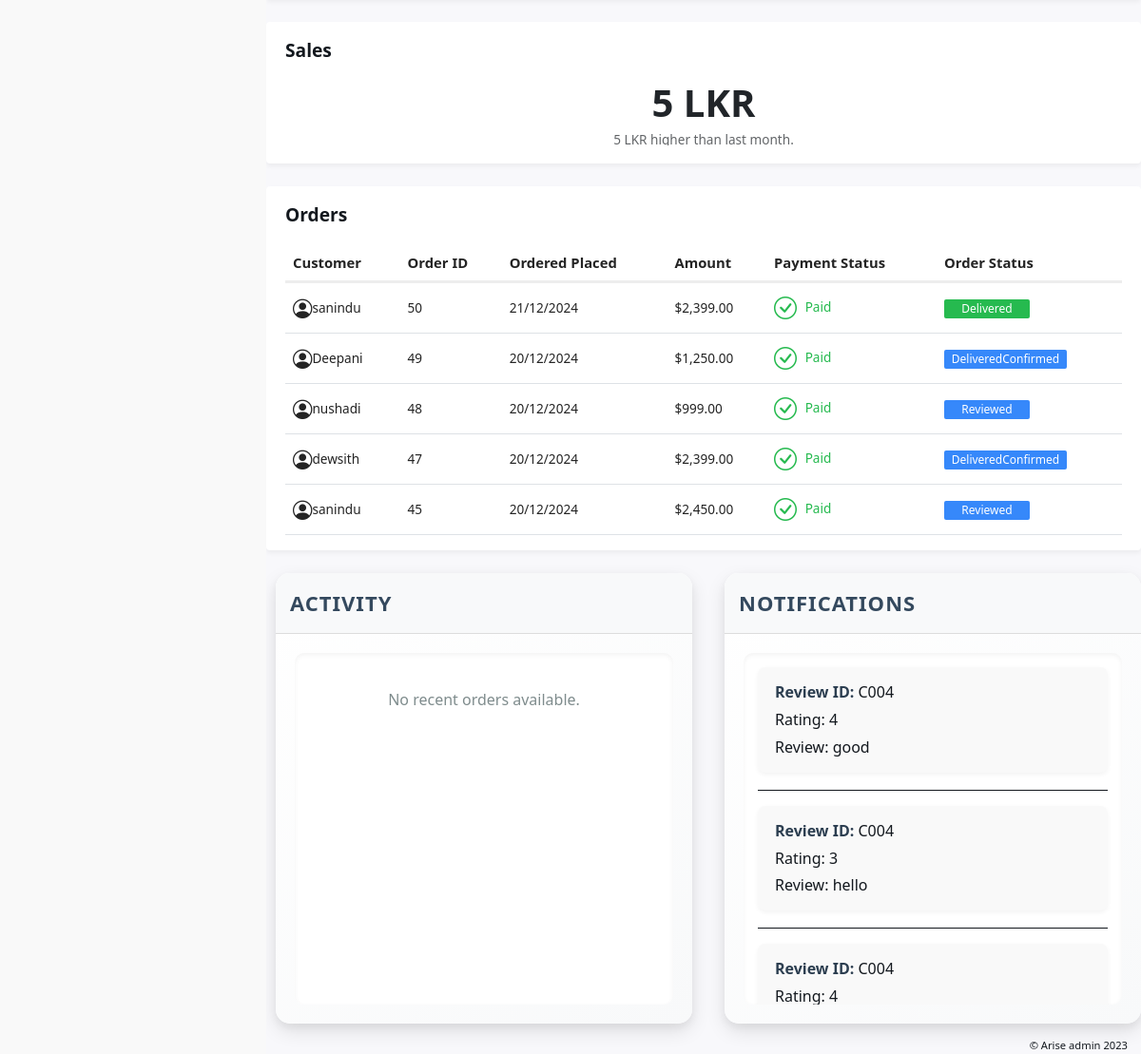
The app's page /admin/analytic.php (lower part), older data.
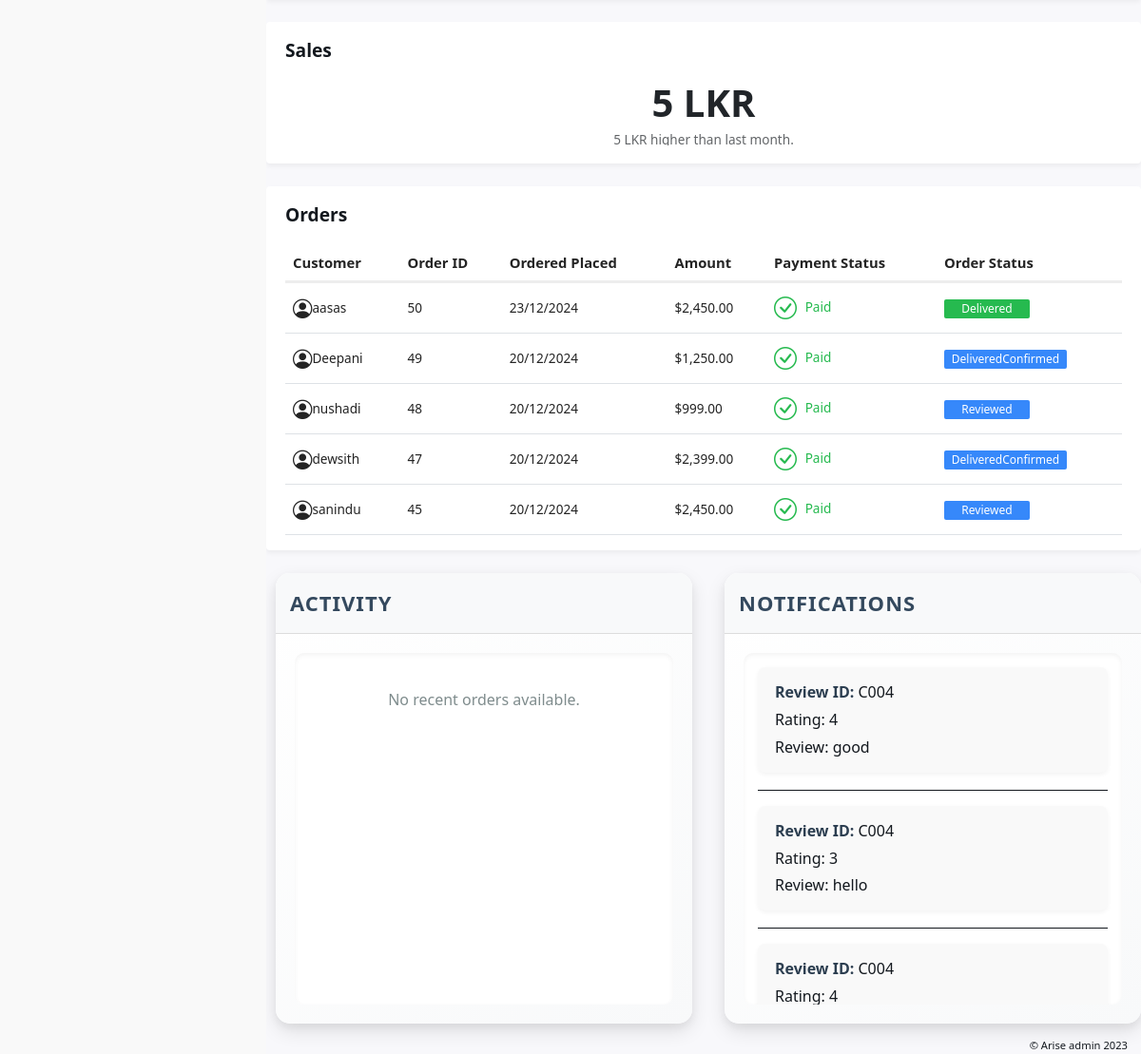
The same page, newer data.
### tables this page shows
CREATE TABLE `orders` (
  `id` int(11) NOT NULL,
  `c_id` varchar(11) NOT NULL,
  `fullname` varchar(255) NOT NULL,
  `email` varchar(255) NOT NULL,
  `address` text NOT NULL,
  `duration` varchar(50) DEFAULT NULL,
  `renieve` varchar(255) DEFAULT NULL,
  `total_price` decimal(10,2) NOT NULL,
  `payment_status` enum('pending','paid','failed') DEFAULT 'pending',
  `transaction_id` varchar(255) DEFAULT NULL,
  `order_date` timestamp NOT NULL DEFAULT current_timestamp(),
  `order_status` varchar(20) DEFAULT 'toPay',
  `start_date` date NOT NULL,
  `end_date` date NOT NULL,
  `tracking_id` varchar(12) NOT NULL
);

CREATE TABLE `c_reviews` (
  `c_id` varchar(11) NOT NULL,
  `n_id` varchar(11) NOT NULL,
  `rating` int(11) DEFAULT NULL,
  `review_description` text DEFAULT NULL
);

### admin/analytic.php (the view, shortened to what this page needs)
<?php include('admin-header.php');
include '../dbase.php'; ?>
<!doctype html>
<html lang="en">
	<head>
		<link rel="stylesheet" href="assets/css/animate.css">
		<link rel="stylesheet" href="assets/fonts/bootstrap/bootstrap-icons.css">
		<link rel="stylesheet" href="assets/css/main.min.css">
		<link rel="stylesheet" href="assets/vendor/overlay-scroll/OverlayScrollbars.min.css">
	</head>
	<body>
			<div >
<?php
$salesQueryCurrent = "SELECT COUNT(id) AS total_sales FROM orders WHERE MONTH(order_date) = MONTH(CURDATE()) AND YEAR(order_date) = YEAR(CURDATE())";
$salesResultCurrent = $conn->query($salesQueryCurrent);
$salesDataCurrent = $salesResultCurrent->fetch_assoc();
$salesQueryPrevious = "SELECT COUNT(id) AS total_sales FROM orders WHERE MONTH(order_date) = MONTH(CURDATE()) - 1 AND YEAR(order_date) = YEAR(CURDATE())";
$salesResultPrevious = $conn->query($salesQueryPrevious);
$salesDataPrevious = $salesResultPrevious->fetch_assoc();
$salesCurrent = $salesDataCurrent['total_sales'] ?? 0;
$salesPrevious = $salesDataPrevious['total_sales'] ?? 0;
$salesGap = $salesCurrent - $salesPrevious;
?>
						<div class="row">
							<div class="col-xxl-9  col-sm-12 col-12">
                                    </div>
                                    <div class="col-xxl-3  col-sm-12 col-12">
                                    <div class="card">
                                <div class="card-header">
                                    <div class="card-title">Sales</div>
                                </div>
                                <div class="card-body">
                                    <div class="num-stats">
                                        <h2><?= number_format($salesGap); ?> LKR</h2>
                                        <h6 class="text-truncate">
                                            <?php if ($salesGap > 0) { ?>
                                                <?= number_format($salesGap); ?> LKR higher than last month.
                                            <?php } elseif ($salesGap < 0) { ?>
                                                <?= number_format(abs($salesGap)); ?> LKR lower than last month.
                                            <?php } else { ?>
                                                No change in sales compared to last month.
                                            <?php } ?>
                                        </h6>
                                    </div>
                                </div>
                            </div>
							</div>
					    </div>
                    <div class="row">
        <div class="col-12">
            <div class="card">
                <div class="card-header">
                    <div class="card-title">Orders</div>
                </div>
                <div class="card-body">
                    <div class="table-responsive">
                        <table class="table v-middle">
                            <thead>
                                <tr>
                                     <th>Customer</th>
            <th>Order ID</th>
            <th>Ordered Placed</th>
            <th>Amount</th>
            <th>Payment Status</th>
            <th>Order Status</th>
                                </tr>
                            </thead>
                            <tbody>
                                <?php include 'fetch_orders.php';  ?>
                            </tbody>
                        </table>
                    </div>
                </div>
            </div>
        </div>
    </div>
						<div class="row">
							<?php
include '../dbase.php';
$queryOrders = "
SELECT
    o.id AS order_id,
    o.fullname AS customer_name,
    o.total_price,
    o.payment_status,
    o.transaction_id,
    o.order_date,
    i.name AS item_name,
    i.type AS item_type,
    i.description AS item_description
FROM
    orders o
JOIN
    order_items oi ON o.id = oi.order_id
JOIN
    items i ON oi.item_id = i.n_id
ORDER BY
    o.order_date DESC
LIMIT 5;
";
$resultOrders = $conn->query($queryOrders);
$queryActivity = "SELECT * FROM c_reviews ORDER BY c_id DESC LIMIT 5";
$resultActivity = $conn->query($queryActivity);
?>
<div class="col-sm-6 col-12">
    <div class="card1">
        <div class="card-header">
            <div class="card1-title">Activity</div>
        </div>
        <div class="card-body">
            <div class="scroll370">
                <?php if ($resultOrders && $resultOrders->num_rows > 0) { ?>
                    <ul>
                        <?php while ($order = $resultOrders->fetch_assoc()) { ?>
                            <li>
                                <strong>Order ID:</strong> <?php echo htmlspecialchars($order['order_id']); ?><br>
                                Customer: <?php echo htmlspecialchars($order['customer_name']); ?><br>
                                Order Date: <?php echo htmlspecialchars($order['order_date']); ?><br>
                                Total Amount: $<?php echo number_format($order['total_price'], 2); ?><br>
                            </li>
                            <hr>
                        <?php } ?>
                    </ul>
                <?php } else { ?>
                    <p>No recent orders available.</p>
                <?php } ?>
            </div>
        </div>
    </div>
</div>
<div class="col-sm-6 col-12">
    <div class="card1">
        <div class="card-header">
            <div class="card1-title">Notifications</div>
        </div>
        <div class="card-body">
            <div class="scroll370">
                <?php if ($resultActivity && $resultActivity->num_rows > 0) { ?>
                    <ul>
                        <?php while ($activity = $resultActivity->fetch_assoc()) { ?>
                            <li>
                                <strong>Review ID:</strong> <?php echo htmlspecialchars($activity['c_id']); ?><br>
                                Rating: <?php echo htmlspecialchars($activity['rating']); ?><br>
                                Review: <?php echo htmlspecialchars($activity['review_description']); ?><br>
                            </li>
                            <hr>
                        <?php } ?>
                    </ul>
                <?php } else { ?>
                    <p>No recent activity available.</p>
                <?php } ?>
            </div>
        </div>
    </div>
</div>
						</div>
					</div>
					<div class="app-footer">
						<span>© Arise admin 2023</span>
					</div>
	</body>
</html>

### admin/admin-header.php (shortened to what this page needs)
<!DOCTYPE html>
<html lang="en">
<head>
	<link href='https://unpkg.com/boxicons@2.0.9/css/boxicons.min.css' rel='stylesheet'>
	<link href="https://cdn.jsdelivr.net/npm/bootstrap@5.3.0-alpha1/dist/css/bootstrap.min.css" rel="stylesheet">
	<link rel="stylesheet" href="style.css">
    <link rel="stylesheet" href="myStoreStyle.css">
</head>
<body>
<section id="sidebar">
</section>
<section id="content">

### admin/fetch_orders.php (shortened to what this page needs)
<?php
include '../dbase.php';
$query = "SELECT id, fullname, total_price, payment_status, order_date,order_status FROM orders ORDER BY order_date DESC";
$result = $conn->query($query);
if ($result->num_rows > 0) {
    while($row = $result->fetch_assoc()) {
        echo "<tr>";
        echo "<td><div class='media-box'><i class='bi bi-person-circle' style='font-size: 1.5em;'></i><div class='media-box-body'><div class='text-truncate'>" . htmlspecialchars($row['fullname']) . "</div></div></div></td>";
        echo "<td>" . $row['id'] . "</td>";
        echo "<td>" . date('d/m/Y', strtotime($row['order_date'])) . "</td>";
        echo "<td>$" . number_format($row['total_price'], 2) . "</td>";
        echo "<td><span class='text-" . ($row['payment_status'] == 'paid' ? "green" : ($row['payment_status'] == 'failed' ? "red" : "blue")) . " td-status'><i class='bi " . ($row['payment_status'] == 'paid' ? "bi-check-circle" : ($row['payment_status'] == 'failed' ? "bi-x-circle" : "bi-clock-history")) . "'></i> " . ucfirst($row['payment_status']) . "</span></td>";
        echo "<td><span class='badge shade-" . ($row['order_status'] == 'delivered' ? "green" : ($row['order_status'] == 'cancelled' ? "red" : "blue")) . " min-90'>" . ucfirst($row['order_status']) . "</span></td>";
        echo "</tr>";
    }
} else {
    echo "<tr><td colspan='6'>No orders found</td></tr>";
}
?>

### admin/style.css (style rules this page uses)
* { margin: 0; padding: 0; box-sizing: border-box; }
li { list-style: none; }
:root { --poppins: 'Poppins', sans-serif; --lato: 'Lato', sans-serif; --light: #F9F9F9; --blue: #3C91E6; --light-blue: #CFE8FF; --grey: #eee; --dark-grey: #AAAAAA; --dark: #342E37; --red: #DB504A; --yellow: #FFCE26; --light-yellow: #FFF2C6; --orange: #FD7238; --light-orange: #FFE0D3; }
html { overflow-x: hidden; }
body { background: var(--grey); overflow-x: hidden; }
#sidebar { position: fixed; top: 0; left: 0; width: 280px; height: 100%; background: var(--light); z-index: 2000; font-family: var(--lato); transition: .3s ease; overflow-x: hidden; scrollbar-width: none; }
#content { position: relative; width: calc(100% - 280px); left: 280px; transition: .3s ease; }
table { width: 100%; }
th { background-color: #f1f8f6; color: black; font-weight: 600; padding: 12px; text-align: left; }
td { padding: 12px 15px; border-bottom: 1px solid #ddd; text-align: left; color: #333; }
tr:nth-child(even) { background-color: #f9f9f9; }

### admin/mystorestyle.css (style rules this page uses)
body { font-family: 'Poppins', sans-serif; background-color: #f0f0f0; }
h2 { font-size: 24px; margin-bottom: 20px; color: #333; }

### admin/analytic.php (style rules this page uses)
.table-responsive { max-height: 400px; overflow-y: auto; display: block; }
.table { width: 100%; margin-bottom: 0; }
thead th { position: sticky; top: 0; background-color: #fff; z-index: 10; }
.card1 { margin-left: 10px; border: none; border-radius: 15px; background: linear-gradient(145deg, #ffffff, #f8f9fa); box-shadow: 0 8px 20px rgba(0, 0, 0, 0.1), 0 4px 10px rgba(0, 0, 0, 0.05); transition: transform 0.3s ease, box-shadow 0.3s ease; }
.card1 .card-header { padding: 15px; border-bottom: 1px solid #dcdcdc; background: #f8f9fa; border-radius: 15px 15px 0 0; }
.card1 .card1-title { font-size: 22px; font-weight: 700; color: #34495e; text-transform: uppercase; letter-spacing: 1px; margin: 0; }
.card1 .card-body { padding: 20px; }
.scroll370 { max-height: 400px; overflow-y: auto; padding: 15px; border-radius: 10px; background: #ffffff; box-shadow: inset 0 2px 5px rgba(0, 0, 0, 0.05); }
.scroll370 ul { list-style-type: none; padding: 0; margin: 0; }
.scroll370 ul li { margin-bottom: 18px; line-height: 1.8; padding: 12px 18px; background: #f9f9f9; border-radius: 8px; box-shadow: 0 2px 5px rgba(0, 0, 0, 0.05); transition: background-color 0.3s ease, transform 0.3s ease; }
.scroll370 ul li strong { font-weight: 600; color: #2c3e50; }
.scroll370 p { font-size: 16px; color: #7f8c8d; text-align: center; margin: 20px 0; }

Row changes from the older to the newer data that the page shows:
changed orders "Delivered": fullname "sanindu" → "aasas"; order_date "21/12/2024" → "23/12/2024"; total_price "2,399.00" → "2,450.00"
